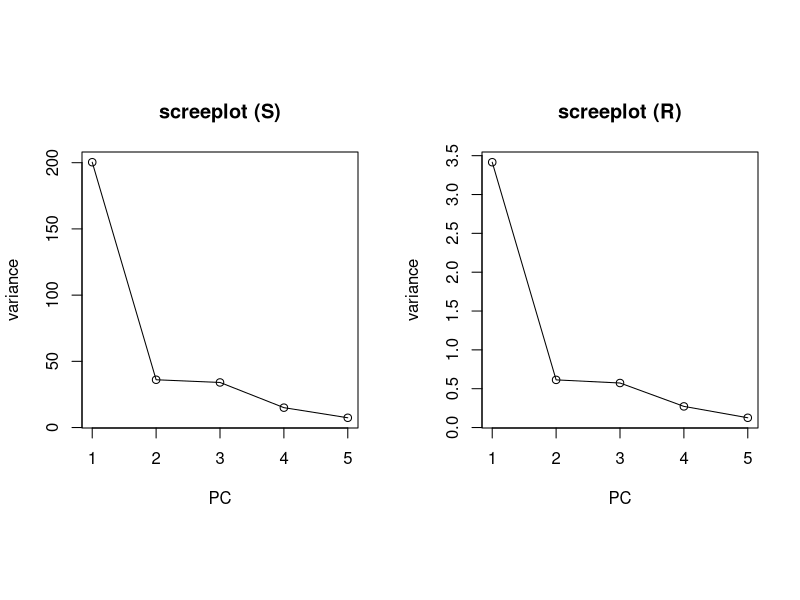

This chart was generated by the following R code: (Note: this script raises an error after producing the figure.)
## ---- chunk 1
(S = matrix( c(65.1,33.6,47.6,36.8,25.4,
              33.6,46.1,28.9,40.3,28.4,
              47.6,28.9,60.7,37.4,41.1,
              36.8,40.3,37.4,62.8,31.7,
              25.4,28.4,41.1,31.7,58.2), nrow = 5));
sprintf("total variation: %f", sum(diag(S)))
## ---- chunk 2
S_d <- diag(sqrt(diag(S))^(-1))
(R = S_d %*% S %*% S_d)
sprintf("total variation: %i", sum(diag(R)))
## ---- chunk 3
L <- diag(eigen(S)$values) # Eigen values (Lambda)
V <- eigen(S)$vectors # Eigen vectors
V
V %*% L %*% t(V) # spectral decomposition
L

variance_cumsum <- cumsum(diag(L))
cumsum_var_ratio <- (cumsum(diag(L)) / sum(diag(S))) * 100
reslt <- data.frame(rbind(V=V, variance=diag(L), variance_cumsum, cumsum_var_ratio),
                    row.names = c("vector_cmp1", "vector_cmp2", "vector_cmp3", 
                                  "vector_cmp4", "vector_cmp5", "variance", 
                                  "cumulative variance", "cumulative variance in percentage"))
# TODO: add the percentage for variance as well!
colnames(reslt) <- c("PC1", "PC2", "PC3", "PC4", "PC5")

round(reslt, 2)
## ---- chunk 4
(L2 <- diag(eigen(R)$values)) # Eigen values (Lambda)
(V <- eigen(R)$vectors) # Eigen vectors

V %*% L2 %*% t(V) # spectral decomposition

variance_cumsum <- cumsum(diag(L2))
cumsum_var_ratio <- (cumsum(diag(L2)) / sum(diag(R))) * 100
reslt <- data.frame(rbind(V=V, variance=diag(L2), variance_cumsum, cumsum_var_ratio),
                    row.names = c("vector_cmp1", "vector_cmp2", "vector_cmp3", 
                                  "vector_cmp4", "vector_cmp5", "variance", 
                                  "cumulative variance", "cumulative variance in percentage"))
# TODO: add the percentage for variance as well!
colnames(reslt) <- c("PC1", "PC2", "PC3", "PC4", "PC5")
round(reslt, 2)
## ---- chunk 5
# diag(L)
par(mfcol=c(1,2), pty="s")
plot(c(1, 2, 3, 4, 5), diag(L), type="o", xlab = "PC", ylab = "variance", main = "screeplot (S)")
plot(c(1, 2, 3, 4, 5), diag(L2), type="o", xlab = "PC", ylab = "variance", main = "screeplot (R)")
## ---- chunk 6
temp <- read.table("temp.txt", header = F)
fix(temp)
summary(temp)
dim(temp)
diag(var(temp))
## ---- chunk 7
temppc_cov <- prcomp(temp, scale = F) # using covariance matrix
temppc_cor <- prcomp(temp, scale = T) # using correlation matrix

# get the variance and its cumulative proportions for each
summary(temppc_cov)
summary(temppc_cor)

# print the first two component of PCA obstained using S
temppc_cov$rotation[,1:2]
## ---- chunk 8
library(psych)
data<-read.table("24psychtests1.txt",header=T)
# summary(data)
# fix(data)
# str(data)

# consider only test variables
dataNew<-data[,5:29]; 
p = dim(dataNew)[2]-1 # p = number of features
# fix(dataNew);
# dim(dataNew) 

CorD<-cor(dataNew[,1:p]);  # correlation matrix
# round(CorD,digits=2);
dataSc<-scale(dataNew[,1:p]); # normalizing the data
# dim(dataSc) 

# eigenvalues and eigenvectors of the correlation matrix
e<-eigen(CorD) 
# round(e$values, digits=2)     

plot(c(1:p),e$values)   # scree plot 
## ---- chunk 9
pcm4 <- principal(CorD,4,residuals=TRUE,rotate="varimax")
tablepcm4 = cbind(pcm4$loadings, pcm4$communality, pcm4$uniquenesses)
colnames(tablepcm4) = c("q1", "q2", "q3", "q4", "Communalities", "Uniquenesses")
print(round(tablepcm4,3))
residerror<-pcm4$residual-diag(diag(pcm4$residual)); 
sqrt(sum((residerror)^2)/(p*(p-1)))
# plot(c(1:24), pcm4$values)

sprintf('variance per factor (percentage): ')
pcm4$values[1:4]/p  # variance percentage
sprintf('cumulative variance: ')
cumsum(pcm4$values[1:4]/p) # cumulative variance percentage
## ---- chunk 10
pcm5 <- principal(CorD,5,residuals=TRUE,rotate="varimax")
tablepcm5 = cbind(pcm5$loadings, pcm5$communality, pcm5$uniquenesses)
colnames(tablepcm5) = c("q1", "q2", "q3", "q4", "q5", "Communalities", "Uniquenesses")
print(round(tablepcm5,3))
residerror<-pcm5$residual-diag(diag(pcm5$residual)); 
sqrt(sum((residerror)^2)/(p*(p-1)))

sprintf('variance per factor (percentage): ')
pcm4$values[1:5]/p  # variance percentage
sprintf('cumulative variance: ')
cumsum(pcm4$values[1:5]/p) # cumulative variance percentage
## ---- chunk 11
pcm6 <- principal(CorD,6,residuals=TRUE,rotate="varimax")
tablepcm6 = cbind(pcm6$loadings, pcm6$communality, pcm6$uniquenesses)
colnames(tablepcm6) = c("q1", "q2", "q3", "q4", "q5", "q6", "Communalities", "Uniquenesses")
print(round(tablepcm6,3))
residerror<-pcm6$residual-diag(diag(pcm6$residual)); 
sqrt(sum((residerror)^2)/(p*(p-1)))

sprintf('variance per factor (percentage): ')
pcm4$values[1:6]/p  # variance percentage
sprintf('cumulative variance: ')
cumsum(pcm4$values[1:6]/p) # cumulative variance percentage
## ---- chunk 12
# Principal factor method
pfa4<-fa(CorD,nfactors=4,fm="pa",SMC=TRUE,rotate="varimax",max.iter=50)
print(pfa4);
commun4<-diag(pfa4$loadings%*%t(pfa4$loadings))
#
pfa4table = cbind(pfa4$loadings, commun4, pfa4$uniquenesses)
colnames(pfa4table) = c("q1", "q2", "q3","q4", "Communalities", "Specific variances")
print(round(pfa4table,3))
pfa4$rms;
## ---- chunk 13
# Principal factor method
pfa5<-fa(CorD,nfactors=5,fm="pa",SMC=TRUE,rotate="varimax",max.iter=50)
print(pfa5);
commun5<-diag(pfa5$loadings%*%t(pfa5$loadings))
#
pfa5table = cbind(pfa5$loadings, commun5, pfa5$uniquenesses)
colnames(pfa5table) = c("q1", "q2", "q3","q4","q5", "Communalities", "Specific variances")
print(round(pfa5table,3))
pfa5$rms;
## ---- chunk 14
# Principal factor method
pfa6<-fa(CorD,nfactors=6,fm="pa",SMC=TRUE,rotate="varimax",max.iter=50)
print(pfa6);
commun6<-diag(pfa6$loadings%*%t(pfa6$loadings))
#
pfa6table = cbind(pfa6$loadings, commun6, pfa6$uniquenesses)
colnames(pfa6table) = c("q1", "q2", "q3","q4","q5", "q6", "Communalities", "Specific variances")
print(round(pfa6table,3))
pfa6$rms;
## ---- chunk 15
mlm4<-factanal(dataSc, factors=4, scores="regression", rotation = "varimax")
print(mlm4)

# Table with loadings, communalities and uniquenesses
commun4<-diag(mlm4$loadings%*%t(mlm4$loadings))
mlm4table = cbind(mlm4$loadings, commun4, mlm4$uniquenesses)
colnames(mlm4table) = c("Factor1", "Factor2", "Factor3", "Factor4", "Communalities", "Specific variances")
print(round(mlm4table,3))
sum(commun4)/p # compare with cumulative var for 4 factors

#
resid4<-CorD-mlm4$loadings%*%t(mlm4$loadings); # residuals
resid4offdiag<-resid4-diag(diag(resid4)); # off-diagonal elements for rms
sqrt(sum((resid4offdiag)^2)/(p*(p-1))) # rms
## ---- chunk 16
mlm5<-factanal(dataSc, factors=5, scores="regression", rotation = "varimax")
print(mlm5)

# Table with loadings, communalities and uniquenesses
commun5<-diag(mlm5$loadings%*%t(mlm5$loadings))
mlm5table = cbind(mlm5$loadings, commun5, mlm5$uniquenesses)
colnames(mlm5table) = c("Factor1", "Factor2", "Factor3", "Factor4","Factor5","Communalities", "Specific variances")
print(round(mlm5table,3))
sum(commun5)/p # compare with cumulative var for 5 factors

#
resid5<-CorD-mlm5$loadings%*%t(mlm5$loadings); # residuals
resid5offdiag<-resid5-diag(diag(resid5)); # off-diagonal elements for rms
sqrt(sum((resid5offdiag)^2)/(p*(p-1))) # rms
## ---- chunk 17
mlm6<-factanal(dataSc, factors=6, scores="regression", rotation = "varimax")
print(mlm6)

# Table with loadings, communalities and uniquenesses
commun6<-diag(mlm6$loadings%*%t(mlm6$loadings))
mlm6table = cbind(mlm6$loadings, commun6, mlm6$uniquenesses)
colnames(mlm6table) = c("Factor1", "Factor2", "Factor3", "Factor4", "Factor5", "Factor6", "Communalities", "Specific variances")
print(round(mlm6table,3))
sum(commun6)/p # compare with cumulative var for 6 factors

#
resid6<-CorD-mlm6$loadings%*%t(mlm6$loadings); # residuals
resid6offdiag<-resid6-diag(diag(resid6)); # off-diagonal elements for rms
sqrt(sum((resid6offdiag)^2)/(p*(p-1))) # rms
## ---- chunk 18
pcm6$loadings
pfa6$loadings
mlm6$loadings
